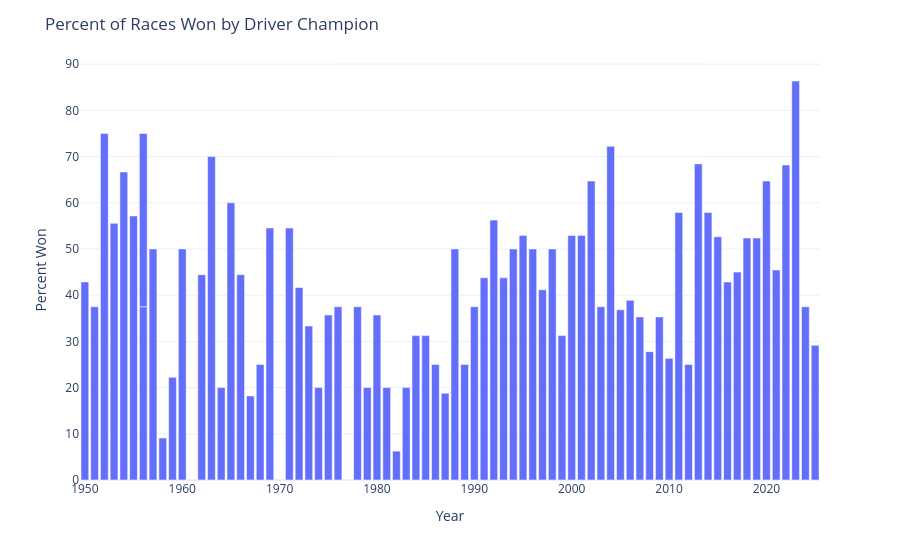

The cell this chart's notebook holds for it:
### Code cell
fig = px.bar(driver_champs, x='year', y='percent_won', template = "plotly_white")
fig.update_layout(
    title = "Percent of Races Won by Driver Champion",
    xaxis_title = "Year",
    yaxis_title = "Percent Won"
)
fig.show()

### Figure 1 — Plotly figure (JSON) as saved in the notebook; plotly's stock layout.template omitted (floating-point values rounded to 4 significant figures)
{"data": [{"alignmentgroup": "True", "hovertemplate": "year=%{x}<br>percent_won=%{y}<extra></extra>", "legendgroup": "", "marker": {"color": "#636efa", "pattern": {"shape": ""}}, "name": "", "offsetgroup": "", "orientation": "v", "showlegend": false, "textposition": "auto", "type": "bar", "x": [2025, 2024, 2023, 2022, 2021, 2020, 2019, 2018, 2017, 2016, 2015, 2014, 2013, 2012, 2011, 2010, 2009, 2008, 2007, 2006, 2005, 2004, 2003, 2002, 2001, 2000, 1999, 1998, 1997, 1996, 1995, 1994, 1993, 1992, 1991, 1990, 1989, 1988, 1987, 1986, 1985, 1984, 1983, 1982, 1981, 1980, 1979, 1978, 1976, 1975, 1974, 1973, 1972, 1971, 1969, 1968, 1967, 1966, 1965, 1964, 1963, 1962, 1960, 1959, 1958, 1957, 1956, 1956, 1955, 1954, 1953, 1952, 1951, 1950], "xaxis": "x", "y": [29.17, 37.5, 86.36, 68.18, 45.45, 64.71, 52.38, 52.38, 45, 42.86, 52.63, 57.89, 68.42, 25, 57.89, 26.32, 35.29, 27.78, 35.29, 38.89, 36.84, 72.22, 37.5, 64.71, 52.94, 52.94, 31.25, 50, 41.18, 50, 52.94, 50, 43.75, 56.25, 43.75, 37.5, 25, 50, 18.75, 25, 31.25, 31.25, 20, 6.25, 20, 35.71, 20, 37.5, 37.5, 35.71, 20, 33.33, 41.67, 54.55, 54.55, 25, 18.18, 44.44, 60, 20, 70, 44.44, 50, 22.22, 9.09, 50, 37.5, 37.5, 57.14, 66.67, 55.56, 75, 37.5, 42.86], "yaxis": "y"}], "layout": {"autosize": true, "barmode": "relative", "legend": {"tracegroupgap": 0}, "margin": {"t": 60}, "title": {"text": "Percent of Races Won by Driver Champion"}, "xaxis": {"anchor": "y", "autorange": true, "domain": [0, 1], "range": [1950.0, 2026.0], "title": {"text": "Year"}, "type": "linear"}, "yaxis": {"anchor": "x", "autorange": true, "domain": [0, 1], "range": [0, 90.91], "title": {"text": "Percent Won"}, "type": "linear"}}}
